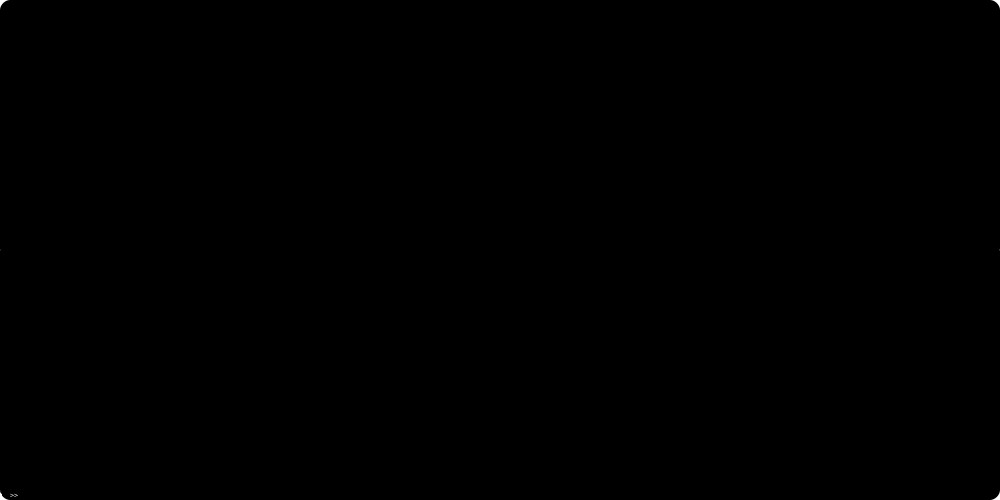
Frame 1 (no input)
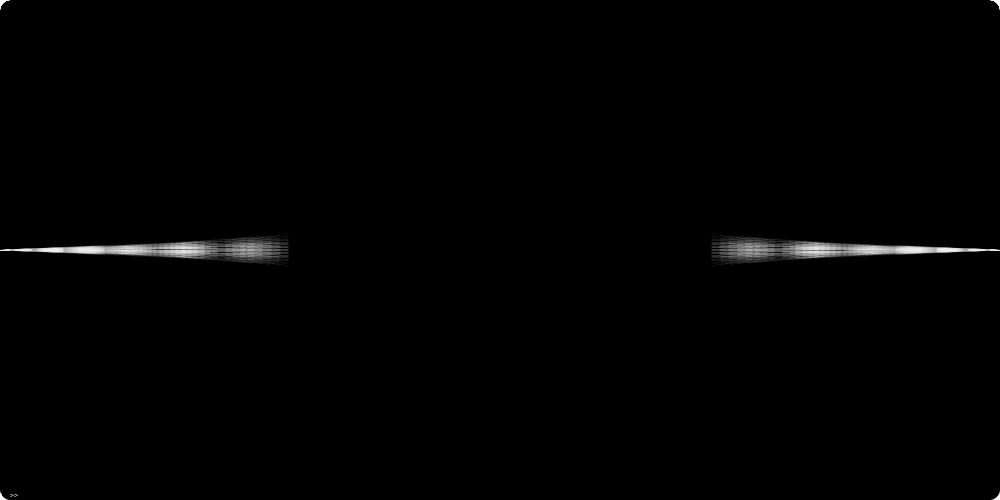
Frame 60 (the mouse pressed at the canvas centre just before this capture)
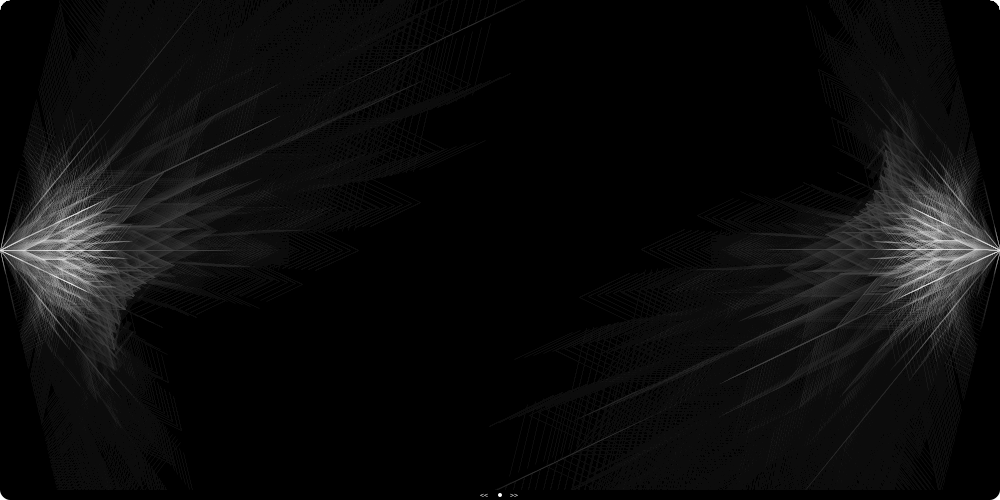
Frame 120 (the mouse held since frame 60 and released just before this capture)

The Processing sketch that drew these frames (run headless with seeded random() and noise(); from frame 60 on, the mouse is pressed at the canvas centre):

// Processing sketch: processing_48732
// ── processing_48732.pde

//////////////////////////////////////////////////////////////////////////////////////////////////////////////
// Written by Sasa Zivkovic 
// No.mad discourse | www.nomaddiscourse.com
// No.mad process | www.nomadprocess.com
//////////////////////////////////////////////////////////////////////////////////////////////////////////////
int x = 500;
int y = 500;
float b = 3000;
float f;

//////////////////////////////////////////////////////////////////////////////////////////////////////////////
void setup() {
  size(1000, 500);
  background(0);
  smooth();
  strokeWeight(0.1);
  frameRate(20);
}

//////////////////////////////////////////////////////////////////////////////////////////////////////////////
void draw() {
  
  stroke(255, 100);
   f += 1;
  if (f == 90) {
    f = 0;
  }
   
  float b1 = map(mouseX, 0, 1000, 10, 100);
  b = b1;

  pushMatrix();
  translate(0, 250);
  rotate(radians(0));
  drawY(0, 0, b+f, radians(0));
  popMatrix();
 
  pushMatrix();
  translate(1000, 250);
  rotate(radians(180));
  drawY(0, 0, b+f, radians(0));
  popMatrix();
  
  fill(0, 10);
  noStroke();
  rect(0,0, width, height);
  noFill();
  
  
  ///// mouse indicator bar bottom 
  fill(0);
  rect(0, 500-10, width, height);
  //rect(1000-10, 0, width, height);
  //rect(0, 0, width, 10);
  //rect(0, 0, 10, height);
  fill(255);
  ellipse(mouseX, 500-5, 4, 4);
  //ellipse(mouseX, 5, 4, 4);
  //ellipse(1000-5, mouseY, 4, 4);
  //ellipse(5, mouseY, 4, 4);
  textSize(8);
  fill(255);
  text(">>", mouseX+10, 500-2);
  text("<<", mouseX-20, 500-2);
  
  ///// rounded rectangles 
  fill(255);
  noStroke();
  beginShape();
  int v = 10;
  vertex(width-v, 0);
  bezierVertex(width-v/2, 0, width, 0+v/2, width, v);
  vertex(width, 0);
  endShape();
  beginShape();
  vertex(v, 0);
  bezierVertex(v/2, 0, 0 , v/2, 0, v);
  vertex(0, 0);
  endShape();
  beginShape();
  vertex(v, height);
  bezierVertex(v/2, height, 0 , height- v/2, 0, height - v);
  vertex(0, height);
  endShape();
  beginShape();
  vertex(width-v, height);
  bezierVertex(width-v/2, height, width, height-v/2, width, height-v);
  vertex(width, height);
  endShape();
  noFill();
}

//////////////////////////////////////////////////////////////////////////////////////////////////////////////
void drawY(float x, float y, float b, float num) {

  float s1 = map(mouseX, 0, 1000, 1, 50);
  float s2 = f;

  num+=radians(0);
  
  float newx = x+cos(num)*s2;
  float newy = y+sin(num)*s2;
  
  float dist1 = dist(mouseX, mouseY, newx, newy);
  float map1 = map(dist1, 0, 1000, 0.1, 1.5);
  
  line(x*map1,y*map1,newx*map1,newy*map1);

  if(b > 2){
   drawY(newx, newy, b*0.5, num+radians(s1));
   drawY(newx, newy, b*0.5, num-radians(s1));
   drawY(x, y, b*0.2, num+radians(s1));
   drawY(x, y, b*0.2, num-radians(s1));
  }
}
